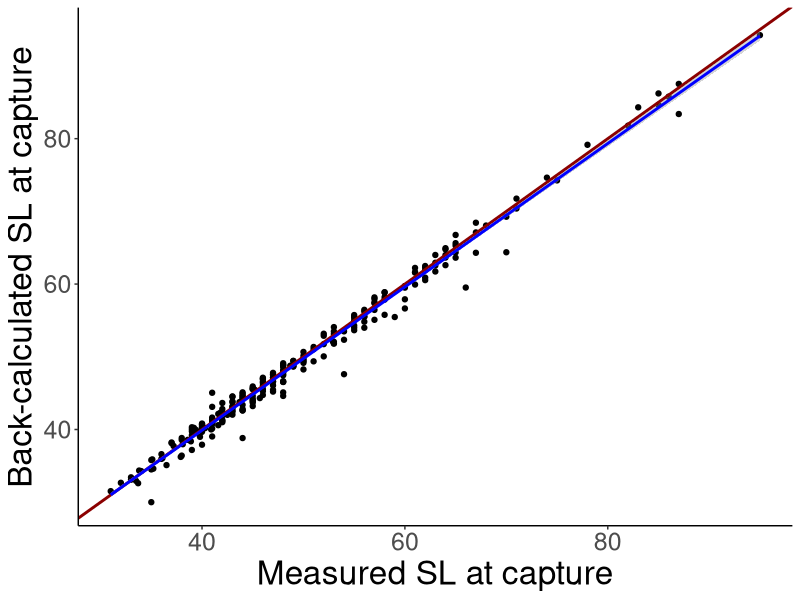
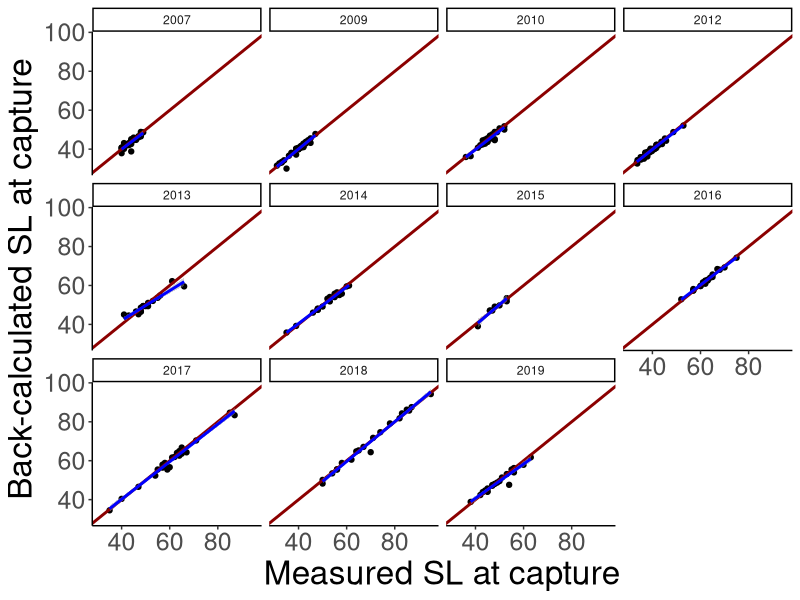
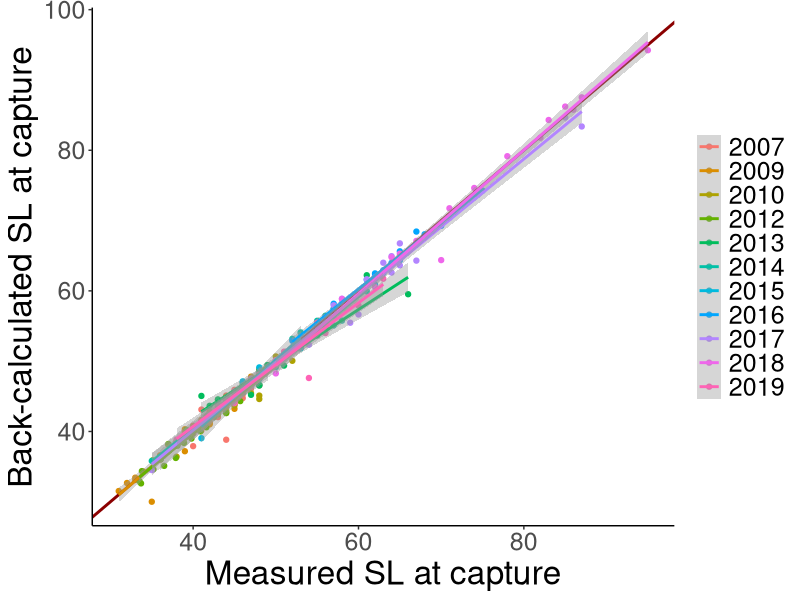
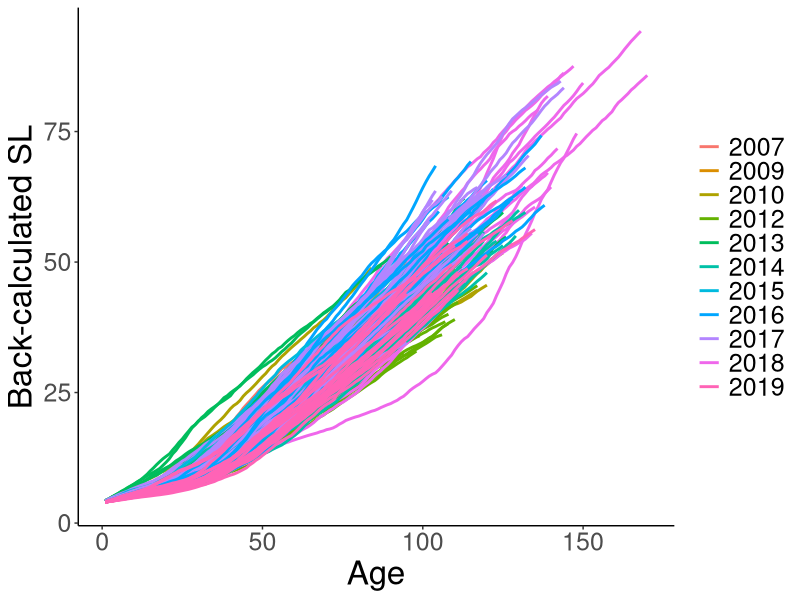
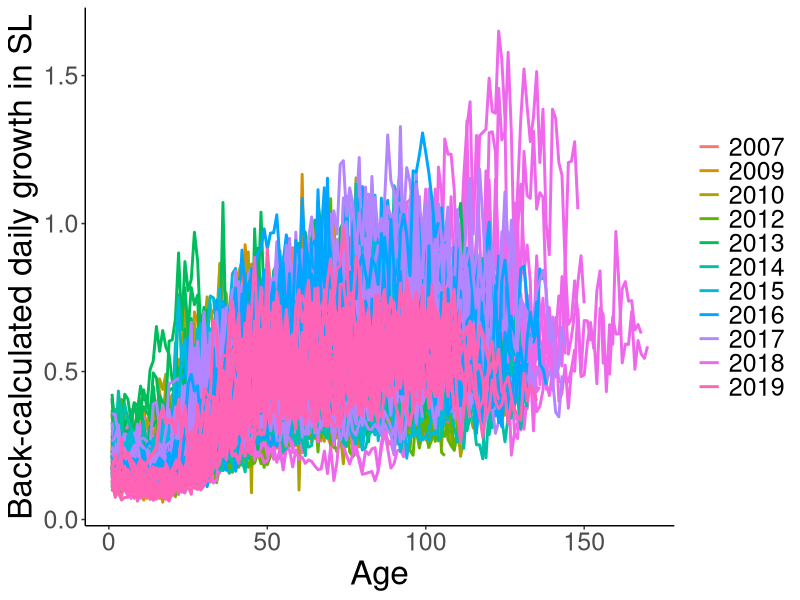
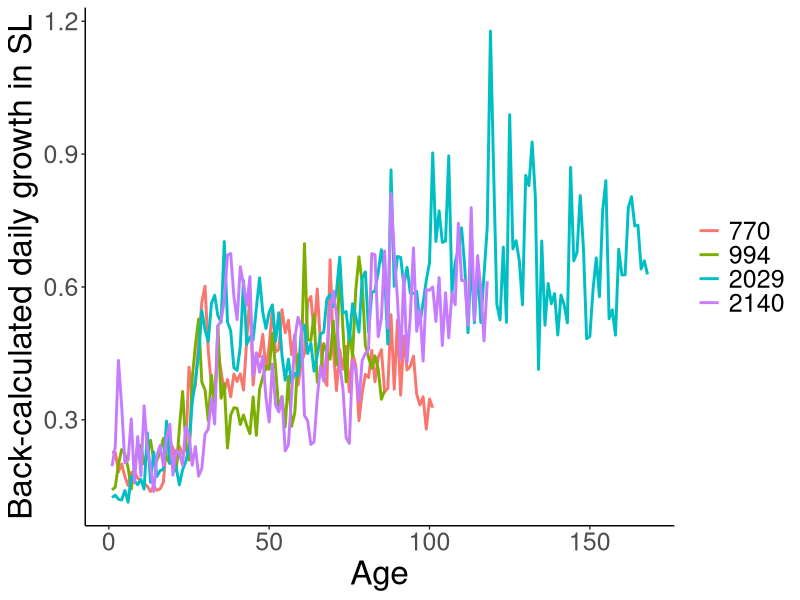
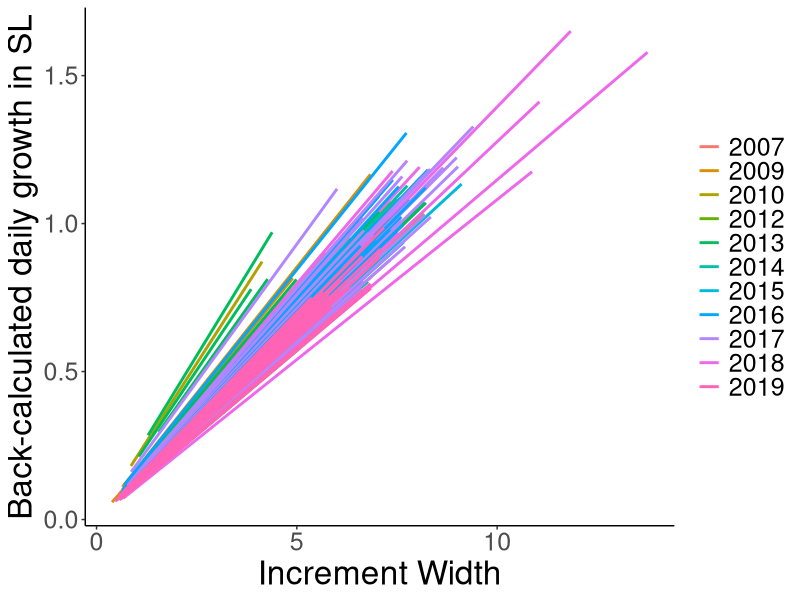

Reproduce these figures in R, in order.
#08/28/2023
# R v. 4.2.2



# Back-calculating size/growth using Linear Biological Intercept back-calculation model (Campana 1990)


### Paired with

#Daily increment widths in "long" format
# "D6_JulyDailies_final.csv"




### Packages needed ------------------------------------

library(tidyverse)    # data wrangling
library(ggplot2)      # for plotting
library(rstudioapi)   # for setting working directory



setwd(dirname(rstudioapi::getActiveDocumentContext()$path)) #sets WD to folder this is saved in




### Biological intercept ###

## Equation from Campana 1990:


# L(agex) = L(capture) + ((O(age) - O(capture))(L(capture) - L(age0))) / (O(capture) - O(age0))


BI.fun <- function(Lc, Ri, Rc, L0p, R0p) {Lc + (Ri - Rc) * (Lc - L0p) / (Rc - R0p)}



## Biological intercepts from Narimatsu et al. 2007

#Fish TL at hatching = 4.1 mm - converted to SL below (see side-bar in "05_back-calc_prep.R" for SL-TL conversion for larvae)
#Otolith nucleus check = 8.3 um


L0p.TL <- 4.1
R0p <- 8.3

L0p <- 0.952*L0p.TL







#----------------------------------------- Back-calculating size-at-age ---------------------------------------



all.dailies <- read.csv("D6_JulyDailies_final.csv", header = TRUE) #%>%



#calculating a radius at age with a cumulative sum of increment widths
data.for.bc <- all.dailies %>%
  select(Year, ID, sl, radius, Increment, IW, Final.Age) %>%
  group_by(ID) %>%
  mutate(cum_IW = cumsum(IW)) %>%
  mutate(rad_at_age = cum_IW + R0p)






data.w.Length.bc <- data.for.bc

#Applying the linear biological intercept back-calculation model 
data.w.Length.bc$bcSL <- with(data.w.Length.bc, BI.fun(sl, rad_at_age, radius, L0p, R0p))





bc.checking2 <- data.w.Length.bc %>%
  group_by(Year, ID, sl, radius, Final.Age) %>%
  summarize(max.bcSL = max(bcSL), max.age = max(Increment))




# Checking to make sure that our calculated final SL is close to the measured SL at capture

x11()
bc.check1 <- ggplot(data = bc.checking2, aes(sl, max.bcSL)) + 
  geom_point() +
  geom_abline(aes(intercept = 0, slope = 1), color = "darkred", size = 1) +
  geom_smooth(method = "lm", color = "blue", size = 1) +
  xlab("Measured SL at capture") + 
  ylab("Back-calculated SL at capture") +
  theme_classic()  +
  theme(axis.text = element_text(size = 18), axis.title = element_text(size = 24),
        legend.text = element_text(size = 18), legend.title = element_blank())

bc.check1



x11()
bc.check2 <- ggplot(data = bc.checking2, aes(sl, max.bcSL)) + 
  geom_point() +
  facet_wrap(~ Year) +
  geom_abline(aes(intercept = 0, slope = 1), color = "darkred", size = 1) +
  geom_smooth(method = "lm", color = "blue", size = 1) +
  xlab("Measured SL at capture") + 
  ylab("Back-calculated SL at capture") +
  theme_classic()  +
  theme(axis.text = element_text(size = 18), axis.title = element_text(size = 24),
        legend.text = element_text(size = 18), legend.title = element_blank())

bc.check2



x11()
bc.check3 <- ggplot(data = bc.checking2, aes(sl, max.bcSL, color = as.factor(Year))) + 
  geom_point() +
  geom_abline(aes(intercept = 0, slope = 1), color = "darkred", size = 1) +
  geom_smooth(method = "lm", size = 1) +
  xlab("Measured SL at capture") + 
  ylab("Back-calculated SL at capture") +
  theme_classic()  +
  theme(axis.text = element_text(size = 18), axis.title = element_text(size = 24),
        legend.text = element_text(size = 18), legend.title = element_blank())

bc.check3













# Checking cumulative back-calculated growth in SL at each age

x11()
length.at.age.bc <- ggplot(data = data.w.Length.bc, aes(Increment, bcSL, group = ID, color = as.factor(Year))) + 
  geom_line(size = 1) +
  xlab("Age") + 
  ylab("Back-calculated SL") +
  theme_classic()  +
  theme(axis.text = element_text(size = 18), axis.title = element_text(size = 24),
        legend.text = element_text(size = 18), legend.title = element_blank())

length.at.age.bc






### ----------- Calculating daily growth in back-calculated SL ------------

growth.by.sl <- data.w.Length.bc %>%
  group_by(ID) %>%
  mutate(daily.g.sl1 = c(0, diff(bcSL))) %>%
  mutate(daily.g.sl2 = ifelse(daily.g.sl1 == 0, bcSL - L0p, daily.g.sl1))





# Checking the daily back-calculated growth in SL at each age

x11()
daily.g.sl.bc1 <- ggplot(data = growth.by.sl, aes(Increment, daily.g.sl2, group = ID, color = as.factor(Year))) + 
  geom_line(size = 1) +
  # facet_wrap(~ Year) +
  xlab("Age") + 
  ylab("Back-calculated daily growth in SL") +
  theme_classic()  +
  theme(axis.text = element_text(size = 18), axis.title = element_text(size = 24),
        legend.text = element_text(size = 18), legend.title = element_blank())

daily.g.sl.bc1





x11()
daily.g.sl.bc2 <- ggplot(subset(growth.by.sl, ID %in% c("770", "994", "2140", "2029"))) + 
  geom_line(aes(Increment, daily.g.sl2, group = ID, color = as.factor(ID)), size = 1) +
  xlab("Age") + 
  ylab("Back-calculated daily growth in SL") +
  theme_classic()  +
  theme(axis.text = element_text(size = 18), axis.title = element_text(size = 24),
        legend.text = element_text(size = 18), legend.title = element_blank())

daily.g.sl.bc2










# Comparing back-calculated growth in SL to IW (should all be straight lines)

x11()
IW.v.sl <- ggplot(data = growth.by.sl, aes(IW, daily.g.sl2, group = ID, color = as.factor(Year))) +
  geom_line(size = 1) + 
  xlab("Increment Width") + 
  ylab("Back-calculated daily growth in SL") +
  theme_classic()  +
  theme(axis.text = element_text(size = 18), axis.title = element_text(size = 24),
        legend.text = element_text(size = 18), legend.title = element_blank())

IW.v.sl














# Exporting data to use in analyses of growth


data.for.export <- full_join(growth.by.sl, all.dailies) %>%
  select(Year, ID, sl, radius, Increment, IW, Final.Age, bcSL, daily.g.sl2, hdate, hatch_DATE, hatch_DATE_noYear, age_DATE, age_DATE_noYear, HW) %>%
  rename(bc_gr = daily.g.sl2)

# write.csv(data.for.export, file = "D1_01_Dailies_w_bc_growth.csv", row.names = FALSE)
